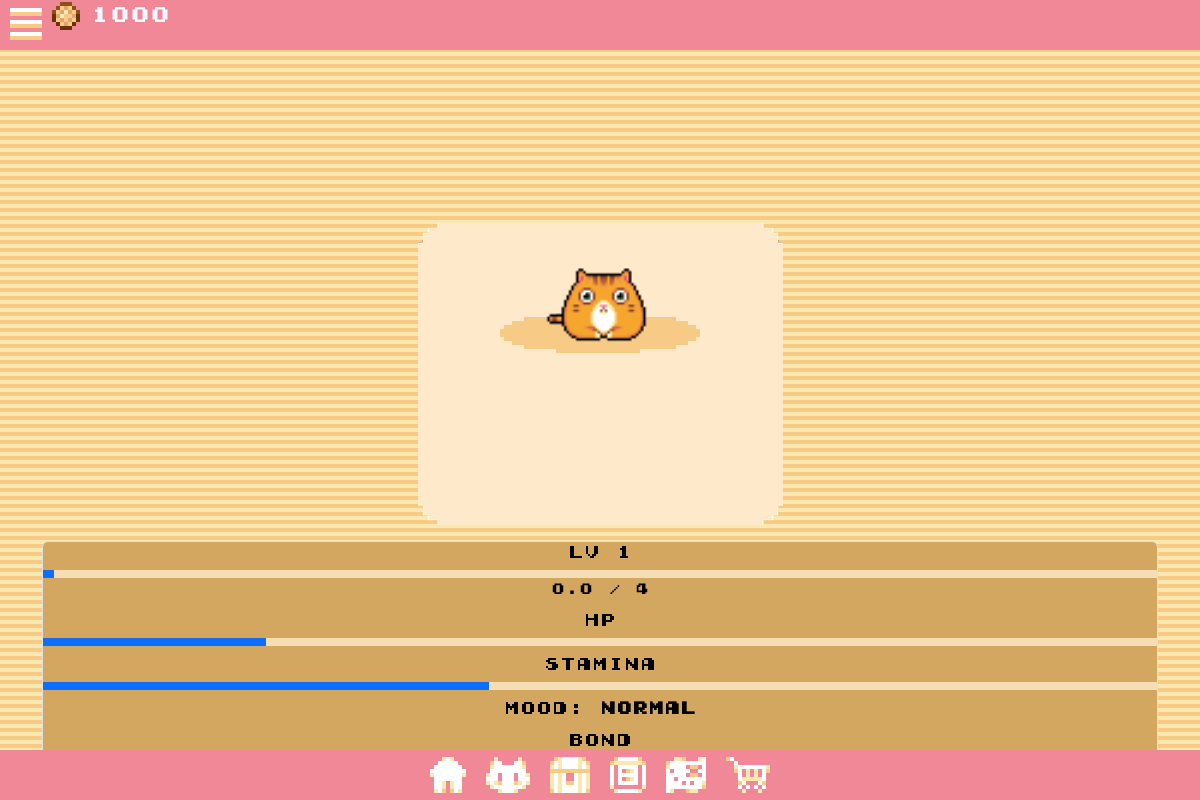
Screenshot of / (signed in) with the database file from the repository.
### mdq/models.py (models this page shows, shortened)
class MdqUser(AbstractUser):
    pass

class Profile(models.Model):
    user = models.OneToOneField(MdqUser, on_delete=models.CASCADE)
    avatar = models.ImageField(blank=True, upload_to='avatar')
    birth = models.DateField(null=True, blank=True, default=None)
    credits = models.IntegerField(default=1000, blank=True)
    birthday = models.DateTimeField(auto_now_add=True)

class Pet(models.Model):
    user = models.OneToOneField(MdqUser, on_delete=models.CASCADE)
    species = models.ForeignKey(PetType, on_delete=models.CASCADE)
    background = models.ForeignKey(PetBackground, default=1, on_delete=models.CASCADE)
    name = models.CharField(max_length=100, default="Pet")
    exp = models.FloatField(default=0.0)
    hp = models.PositiveIntegerField(default=20)
    stamina = models.PositiveIntegerField(default=40)
    bond = models.FloatField(default=0.0)
    mood = models.IntegerField(default=50)
    birthday = models.DateTimeField(auto_now_add=True)
    last_fed = models.DateTimeField(null=True, blank=True)
    last_adventure = models.DateTimeField(null=True, blank=True)
    def get_level(self):
        level = 1
        while self.exp >= self.exp_required(level + 1):
            level += 1
        return level
    def exp_required(self, x):
        b, t = 1, 0
        return (1 + b) ** (x + t)
    @property
    def mood_status(self):
        if self.mood >= 100:
            return "Perfect"
        elif self.mood >= 80:
            return "Good"
        elif self.mood >= 50:
            return "Normal"
        elif self.mood >= 20:
            return "Bad"
        return "Awful"
    @property
    def bond_meter(self):
        if self.bond > 5:
            return round(self.bond / 20)
        return round(self.bond)
    @property
    def max_exp(self):
        return self.exp_required(self.get_level() + 1)
    @property
    def level(self):
        return self.get_level()

class PetType(models.Model):
    species = models.CharField(max_length=50)
    desc = models.TextField(max_length=300, blank=True)
    pet_avatar = models.ImageField(upload_to='pets/')

### mdq/views/auth.py (the view)
# urls.py: path('', auth.index, name='index'),
def index(request):
    if not request.user.is_authenticated:
        return redirect('login')
    pet = None
    petcheck = Pet.objects.filter(user=request.user)
    if petcheck:
        try:
            pet = Pet.objects.get(user=request.user)
        except Pet.DoesNotExist:
            response = render(request, '404.html')
            response.status_code = 404
            return response
    return render(request,  'index.html', {'petcheck': petcheck, 'pet': pet})

### mdq/templates/index.html (shortened to what this page needs)
{% extends "layouts/master.html" %}
{% block content %}
{% load static %}
<body style="background-image: url('{% static "backgrounds/background.png" %}')">
    <div class="container">
        <div class="d-flex justify-content-center align-items-center petscreen position-relative">
            <img class="h100 w100 img-fluid" src="{% static "backgrounds/boxpet.png" %}">
            <div class="pet-overlay position-absolute top-50 bottom-50 start-50 translate-middle">
                {% if not petcheck %}
                <a href="{% url 'petselect' %}">
                    <img class="h100 w100 img-fluid" src="{% static "icons/PETBOX.png" %}">
                </a>
                {% else %}
                <div class="pet-wrapper position-relative d-inline-block">
                    <img class="pet img-fluid position-absolute top-50 start-50 translate-middle"
                    src="{{ pet.species.pet_avatar.url }}"
                    alt="{{ pet.name }}">
                </div>
                {% endif %}
            </div>
        </div>
        {% if not petcheck %}
        {% else %}
        <div class="pet-stats text-center mt-3 border rounded">
            <p class="mb-1">Lv {{ pet.level }}</p>
            <div class="progress">
                <div class="progress-bar bg-primary" role="progressbar"
                style="width: {{ pet.exp|divisibleby:pet.max_exp|floatformat:0 }}%;"
                aria-valuenow="{{ pet.exp }}" aria-valuemin="0" aria-valuemax="{{ pet.max_exp }}">
            </div>
        </div>
        <small>{{ pet.exp }} / {{ pet.max_exp }}</small>
        <p class="mt-2 mb-1">HP</p>
        <div class="progress">
            <div class="progress-bar bg-primary" style="width: {{ pet.hp }}%;"></div>
        </div>
        <p class="mt-2 mb-1">Stamina</p>
        <div class="progress">
            <div class="progress-bar bg-primary" style="width: {{ pet.stamina }}%;"></div>
        </div>
        <p class="mt-2 mb-0">Mood: <strong>{{ pet.mood_status }}</strong></p>
        <p class="mt-2 mb-1">Bond</p>
        {% for i in "12345" %}
        {% if forloop.counter <= pet.bond_meter %}
        <span style="color: red;">●</span>
        {% else %}
        <span style="color: #ddd;">●</span>
        {% endif %}
        {% endfor %}
        {% endif %}
    </div>
</body>
{% endblock %}

### mdq/templates/layouts/master.html (shortened to what this page needs)
{% load static %}
{% load django_bootstrap5 %}
<!DOCTYPE html>
<html lang="es">
<head>
    <link rel="stylesheet" href="{% static "css/bootstrap.min.css" %}" />
    <link rel="stylesheet" href="{% static "css/main.css" %}" />
</head>
<body>
    <div class="container">
        <nav id="nav" class="navbar fixed-top navbar-expand-sm d-flex" style="background-color: #f08897;">
            <a class="align-self-start" href="{% url 'settings' %}">
                <img class="justify-content-start icon" src="{% static "icons/MENU.png" %}" alt="">
            </a>
            {% if request.user.is_authenticated %}
            <div class="justify-content-end d-flex align-items-stretch">
                <img class=" img-fluid align-self-start" src="{% static "icons/COIN.png" %}" alt="">
                <p class="icon align-self fs-5 text-sm-end navtext">{{ user.profile.credits }}</p>
            </div>
            {% endif %}
        </nav>
    </div>
    {% block content %}{% endblock %}
    {% block footer %}
    <div class="container">
        <nav id="nav" class="navbar fixed-bottom navbar-expand-sm justify-content-center d-flex" style="background-color: #f08897;">
            <a href="{% url 'index' %}">
                <img class="icon" src="{% static "icons/HOME.png" %}" alt="">
            </a>
            {% if request.user.is_authenticated %}
            <a href="{% url 'index' %}">
                <img class="icon" src="{% static "icons/PET.png" %}" alt="">
            </a>
            <a href="{% url 'customize' %}">
                <img class="icon" src="{% static "icons/BOX.png" %}" alt="">
            </a>
            <a href="{% url 'tasks' %}">
                <img class="icon" src="{% static "icons/TASKS.png" %}" alt="">
            </a>
            <a href="{% url 'adventure' %}">
                <img class="icon" src="{% static "icons/MAP.png" %}" alt="">
            </a>
            <a href="{% url 'shop' %}">
                <img class="icon" src="{% static "icons/SHOP.png" %}" alt="">
            </a>
            {% endif %}
        </nav>
    </div>
    {% endblock %}
</body>
</html>

### mdq/static/css/main.css (style rules this page uses)
.navbar { min-height: 50px !important; height: 50px !important; max-height: 50px !important; }
.petscreen { padding-top: 20%; }
.icon { padding-left: 10px; padding-right: 10px; }
.navtext { color:aliceblue; font-family: "Gamergirl"; }
a { color: inherit; text-decoration: inherit; }
.pet-wrapper { position: relative; width: 100%; max-width: 200px; }
.pet { width: 60%; height: auto; max-width: 120px; }
.pet-stats { font-family: 'Gamergirl'; color: #000000; background-color: #d3a760; }
.progress { border-radius: 0; height: 8px; background-color: #f5deb3; }
.progress-bar { border-radius: 0; }

### rows the page displays
MdqUser: profile.credits "1000"
Pet: species.pet_avatar (picture), level "1", exp "0.0", max_exp "4", mood_status "Normal"
